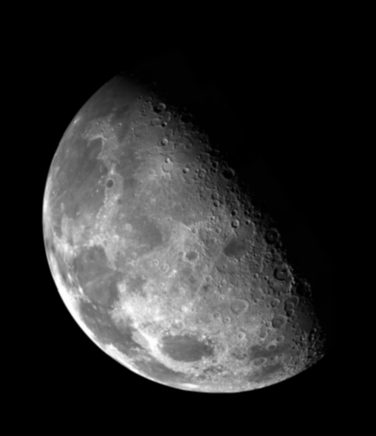
#> input picture LabExperiments/lab01/moon.tif, 376 x 436 px, shrunk from 466 x 540 before the run, found by its file name
$ jupyter execute lab01.ipynb
#> lines starting #> are read from the running program, lines starting #| are printed output that depends on the picture; after the words box and inside, x2 and y2 are one past the last pixel; in counts of white or black regions, pixels touching at a corner belong together
[cell 1]
import imageio.v2 as iio
import numpy as np
import matplotlib.pyplot as plt
import math

img=iio.imread("/content/sample_data/moon.tif")
#> img is the input picture: shape (436, 376); min 0, max 254, mean 42.7
#print(img.shape)
#print(img)

img2=iio.imread("/content/sample_data/colors.tif")
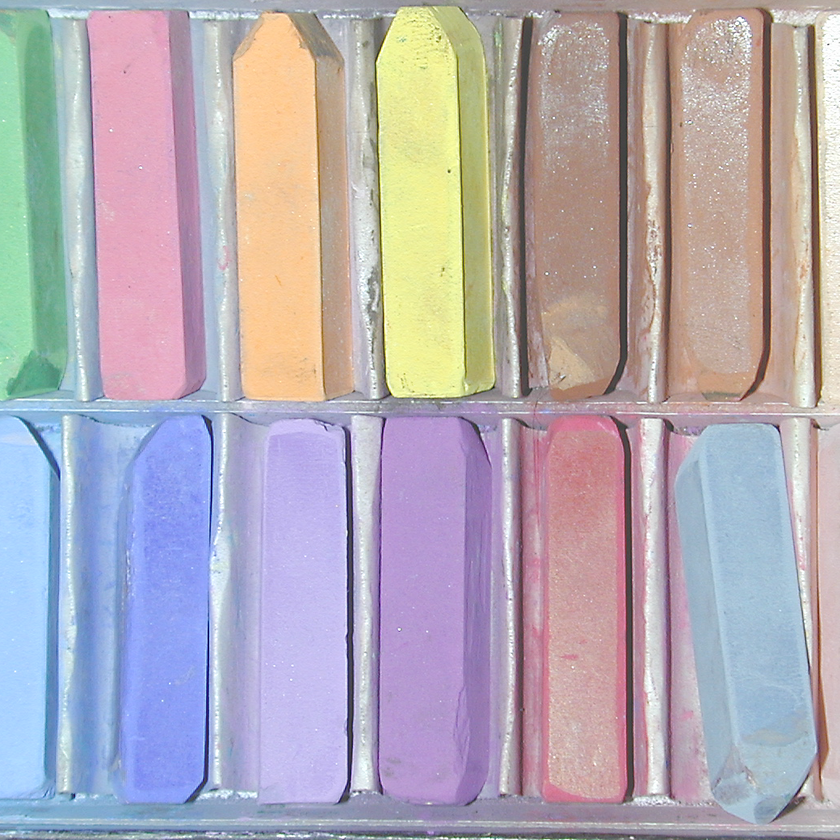
#> input picture LabExperiments/lab01/colors.tif, 840 x 840 px, shrunk from 1040 x 1040 before the run, found by its file name
#> img2 is the input picture: shape (840, 840, 3); mean R, G, B 178.9, 171.2, 180
print(img2.shape)
#| (840, 840, 3)

R=img2[:,:,0]
G=img2[:,:,1]
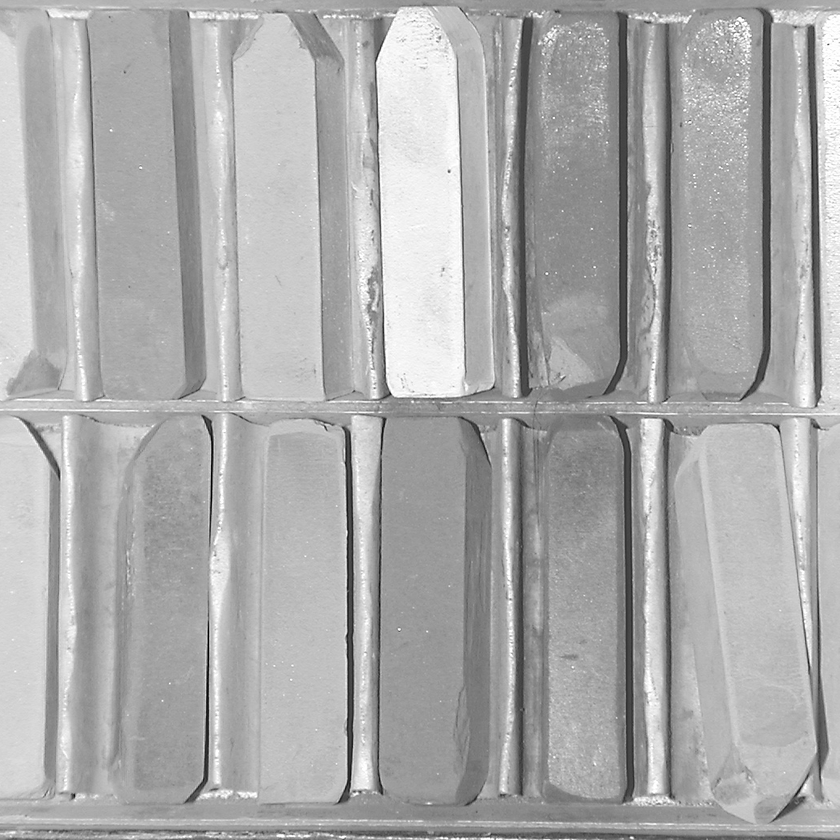
#> G: shape (840, 840); min 0, max 255, mean 171.2
B=img2[:,:,2]
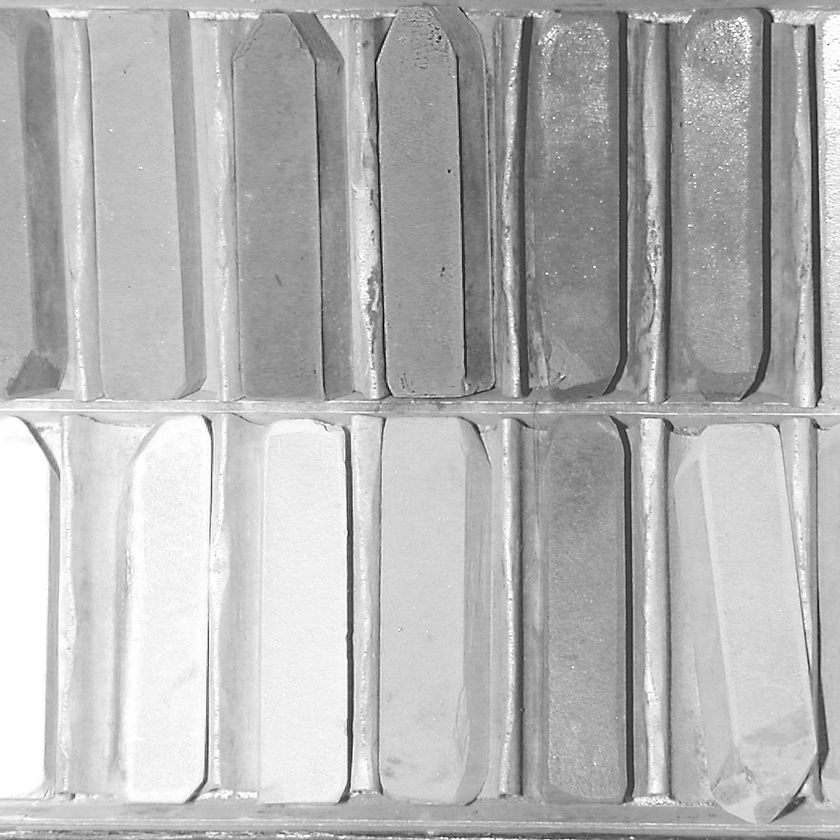
#> B: shape (840, 840); min 0, max 255, mean 180

[cell 2]
img3=np.copy(img)
isize=np.shape(img3)
#> isize = (436, 376)
row=isize[0]
#> row = 436
col=isize[1]
#> col = 376

h=np.array([[1,1,1],[1,1,1],[1,1,1]])
print(h)

def smooth(arr1,arr2):
    ztemp=arr1*arr2
    z=np.mean(ztemp)
    return(z)

for i in range(1,row-1):
    for j in range(1,col-1):
        img3[i,j]=smooth(img[i-1:i+2,j-1:j+2],h)
#> this loop made 434 passes

#plotting figure
fig=plt.figure(figsize=(10,7))
nrow=1
ncol=2
fig.add_subplot(nrow,ncol,1)
plt.imshow(img,cmap='gray', vmin=0, vmax=255)
plt.axis('off')
plt.title('Input')

fig.add_subplot(nrow,ncol,2)
plt.imshow(img3,cmap='gray', vmin=0, vmax=255)
plt.axis('off')
plt.title('Output')
plt.show()

[cell 3]
import cv2
from google.colab.patches import cv2_imshow
img=cv2.imread('/content/sample_data/colors.tif')#OpenCV loads in BGR format
#> img: shape (840, 840, 3)
#img2=cv2.cvtColor(src=img,code=cv2.COLOR_BGR2RGB)#To convert from RGB to BGR
B=img[:,:,0]#Blue Channel
G=img[:,:,1]#Green Channel
R=img[:,:,2]#Red Channel

isize=np.shape(img)
nrow=isize[0]
ncol=isize[1]

img1c=np.copy(img)
img2=np.stack((R,G,B),axis=2)# axis=0 (for rows), 1 (for columns), 2 (for depth)

img3=cv2.cvtColor(src=img,code=cv2.COLOR_BGR2HSV)
#> img3: shape (840, 840, 3); mean H, S, V 87.8, 61.1, 202.2
h=img3[:,:,0]# Hue (Color:0-179)
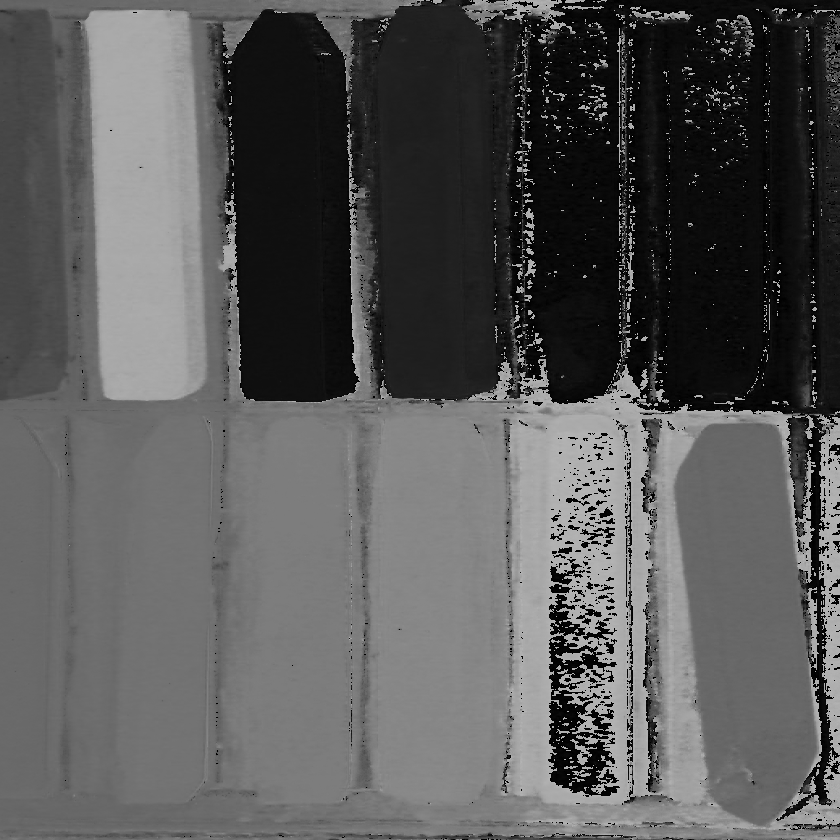
#> h: shape (840, 840); min 0, max 179, mean 87.8
s=img3[:,:,1]# Saturation (Intensity (Amount of white light mixed):0-255)
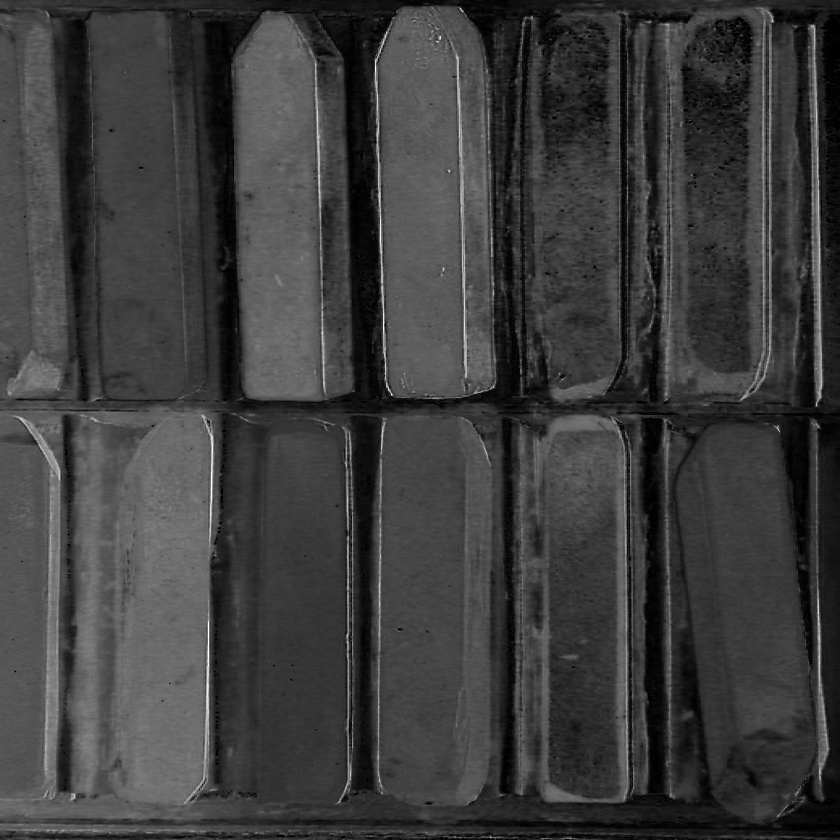
#> s: shape (840, 840); min 0, max 255, mean 61.1
v=img3[:,:,2]# Value (Brightness: 0-255)


mask=(h>=28)&(h<=40)&(s>100)&(v>50)#Detects Yellow
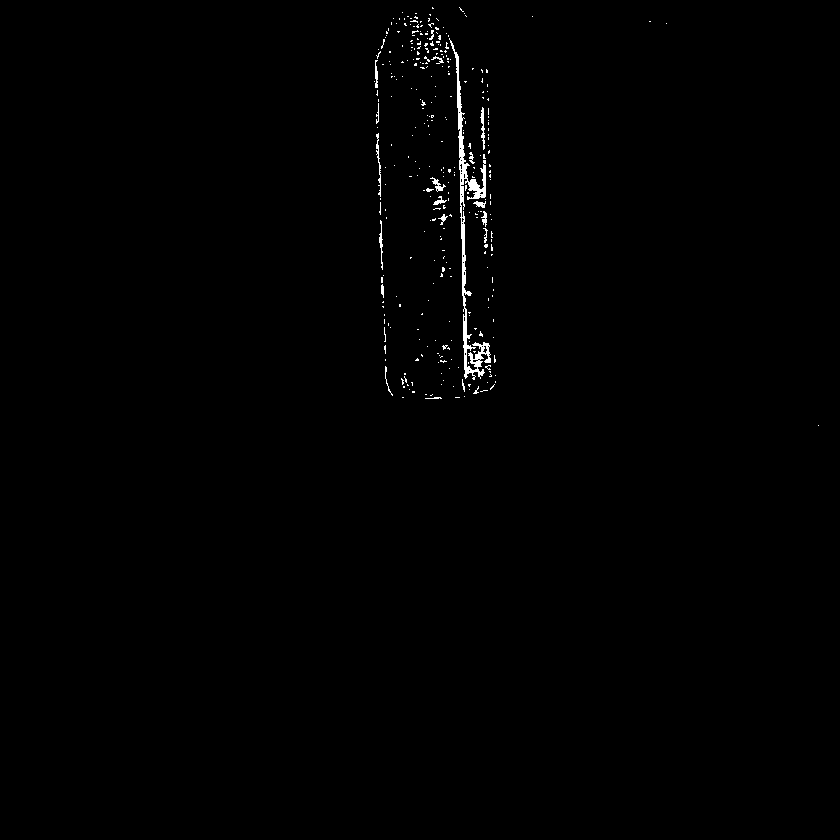
#> mask: shape (840, 840) bool; 0.57% white; 322 white regions (303 under 20 px), largest, box (x1, y1, x2, y2) and area: (449, 38, 491, 380) 1950, (376, 133, 381, 197) 113, (480, 107, 485, 150) 102
#mask=(h>=40)&(h<=80)&(s>75)&(v>20)&(v<100)
#mask = (h >= 27) & (h <= 34) & (s > 85) & (v > 200)
y_coord,x_coord=np.where(mask)

if(len(y_coord)>0):
    y_min,y_max=np.min(y_coord),np.max(y_coord)
    x_min,x_max=np.min(x_coord),np.max(y_coord)
    t=3
    mcolor=[0,0,255]#Red box with thickness=3
    img1c[y_min:y_min+t,x_min:x_max,:]=mcolor
#> img1c: shape (840, 840, 3); mean B, G, R 180, 171.2, 178.9
    img1c[y_max-t:y_max,x_min:x_max,:]=mcolor
#> img1c: shape (840, 840, 3); mean B, G, R 180, 171.1, 178.9
    img1c[y_min:y_max,x_min:x_min+t,:]=mcolor
    img1c[y_min:y_max,x_max-t:x_max,:]=mcolor
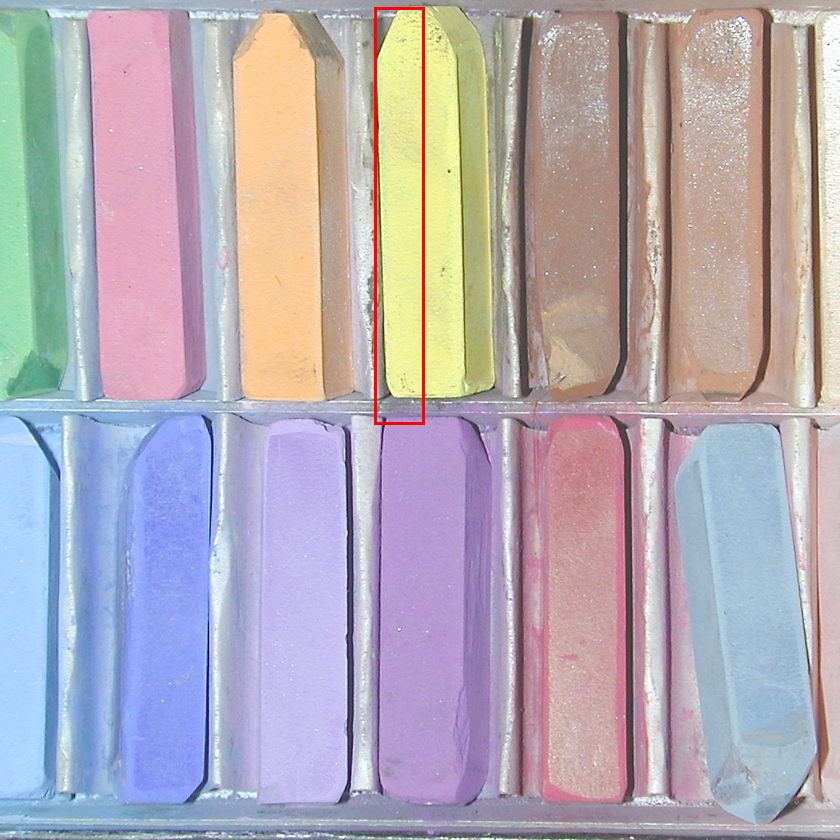
#> img1c: shape (840, 840, 3); mean B, G, R 179.4, 170.5, 179.2

print(y_coord,x_coord)
#> (printed output is left out)
print(min(y_coord),max(y_coord),min(x_coord),max(x_coord))
#| 7 425 374 818
cv2_imshow(img1c)
cv2.waitKey(0) #Wait forever till any key is pressed
cv2.destroyAllWindows()
